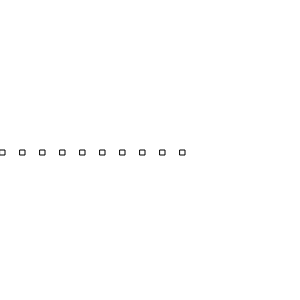
Frame 1 (no input)
Frame 60 (no input): identical to frame 1, image omitted
Frame 120 (the mouse pressed at the canvas centre since frame 60): identical to frame 1, image omitted

The p5.js sketch that drew this single still picture (run headless with seeded random() and noise() and a simulated clock; from frame 60 on, the mouse is pressed at the canvas centre):

// p5.js sketch
// ── sketch.js
function setup() {
	createCanvas(300, 300);
}

function draw() {
	background(255);
	stroke(0);
	noFill();

	for (var i = 0; i < 10; i++) {
		rect(i*20, height/2, 5, 5);
	}

}
